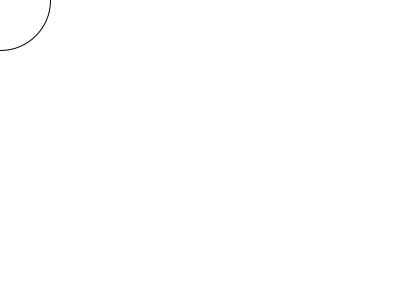
Frame 1 (no input)
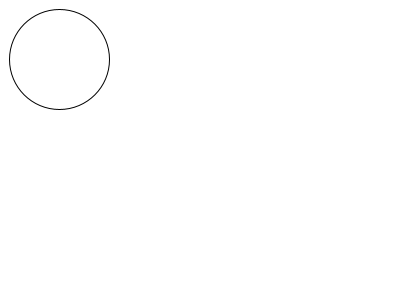
Frame 60 (the mouse pressed at the canvas centre just before this capture)
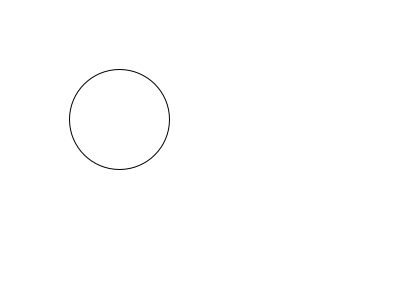
Frame 120 (the mouse held since frame 60 and released just before this capture)

The Processing sketch that drew these frames (run headless with seeded random() and noise(); from frame 60 on, the mouse is pressed at the canvas centre):

// Processing sketch: sketch_04_002
// ── sketch_04_002.pde
int x = 0; // 円の中⼼x座標の変数宣⾔と初期化
int y = 0; // 円の中⼼y座標の変数宣⾔と初期化

// 初期化関数
void setup() {
  size(400, 300); // キャンバスサイズを(400, 300)に設定
}

// ループ関数
void draw() {
  background(255); // 背景を⽩で描画（塗る）
  ellipse(x, y, 100, 100); // 円を描画
  x++; // x = x + 1と同じで右へ1px移動
  y++; // y = y + 1と同じで下へ1px移動
}
